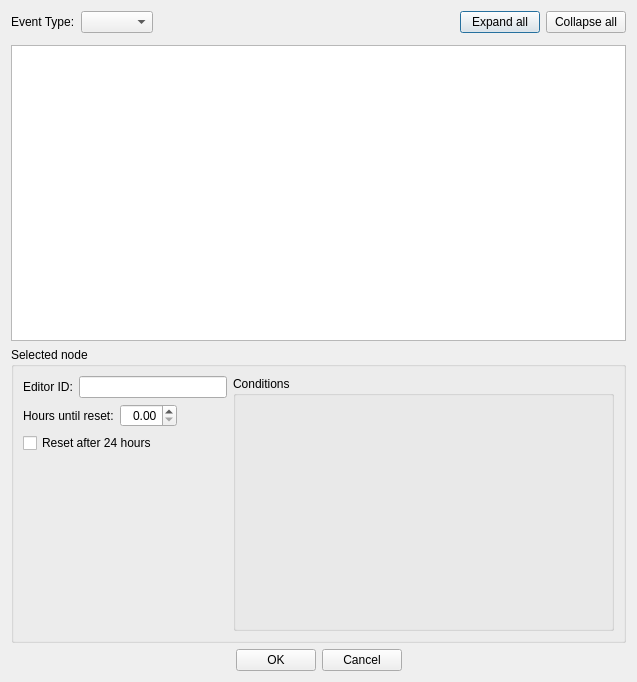
<?xml version="1.0" encoding="UTF-8"?>
<ui version="4.0">
 <class>FormDialogStoryManagerNodes</class>
 <widget class="QDialog" name="FormDialogStoryManagerNodes">
  <property name="geometry">
   <rect>
    <x>0</x>
    <y>0</y>
    <width>637</width>
    <height>682</height>
   </rect>
  </property>
  <property name="windowTitle">
   <string>Story Manager Event</string>
  </property>
  <layout class="QVBoxLayout" name="verticalLayout">
   <item>
    <layout class="QHBoxLayout" name="topLayout">
     <item>
      <layout class="QHBoxLayout" name="topFields">
       <item>
        <widget class="QLabel" name="label">
         <property name="text">
          <string>Event Type:</string>
         </property>
         <property name="buddy">
          <cstring>eventType</cstring>
         </property>
        </widget>
       </item>
       <item>
        <widget class="QComboBox" name="eventType"/>
       </item>
      </layout>
     </item>
     <item>
      <spacer name="horizontalSpacer">
       <property name="orientation">
        <enum>Qt::Horizontal</enum>
       </property>
       <property name="sizeHint" stdset="0">
        <size>
         <width>40</width>
         <height>20</height>
        </size>
       </property>
      </spacer>
     </item>
     <item>
      <widget class="QPushButton" name="treeExpandAll">
       <property name="text">
        <string>Expand all</string>
       </property>
      </widget>
     </item>
     <item>
      <widget class="QPushButton" name="treeCollapseAll">
       <property name="text">
        <string>Collapse all</string>
       </property>
      </widget>
     </item>
    </layout>
   </item>
   <item>
    <widget class="DKBreadcrumbBar" name="breadcrumbs"/>
   </item>
   <item>
    <widget class="QTreeView" name="tree"/>
   </item>
   <item>
    <widget class="QGroupBox" name="itemGroupbox">
     <property name="title">
      <string>Selected node</string>
     </property>
     <layout class="QHBoxLayout" name="horizontalLayout" stretch="1,3">
      <item>
       <layout class="QGridLayout" name="itemFieldsLayout">
        <item row="0" column="1">
         <widget class="QLineEdit" name="nodeEditorID">
          <property name="minimumSize">
           <size>
            <width>10</width>
            <height>0</height>
           </size>
          </property>
         </widget>
        </item>
        <item row="0" column="0">
         <widget class="QLabel" name="label_2">
          <property name="text">
           <string>Editor ID:</string>
          </property>
          <property name="buddy">
           <cstring>nodeEditorID</cstring>
          </property>
         </widget>
        </item>
        <item row="1" column="0" colspan="2">
         <widget class="QStackedWidget" name="itemFieldsTyped">
          <property name="currentIndex">
           <number>1</number>
          </property>
          <widget class="QWidget" name="nodeFields">
           <layout class="QGridLayout" name="gridLayout_2">
            <property name="leftMargin">
             <number>0</number>
            </property>
            <property name="topMargin">
             <number>0</number>
            </property>
            <property name="rightMargin">
             <number>0</number>
            </property>
            <property name="bottomMargin">
             <number>0</number>
            </property>
            <item row="4" column="0" colspan="2">
             <spacer name="verticalSpacer">
              <property name="orientation">
               <enum>Qt::Vertical</enum>
              </property>
              <property name="sizeHint" stdset="0">
               <size>
                <width>0</width>
                <height>0</height>
               </size>
              </property>
             </spacer>
            </item>
            <item row="0" column="0">
             <widget class="QRadioButton" name="nodeFlagRandom">
              <property name="text">
               <string>Random</string>
              </property>
             </widget>
            </item>
            <item row="0" column="1">
             <widget class="QRadioButton" name="nodeFlagStacked">
              <property name="text">
               <string>Stacked</string>
              </property>
             </widget>
            </item>
            <item row="0" column="2">
             <spacer name="horizontalSpacer_5">
              <property name="orientation">
               <enum>Qt::Horizontal</enum>
              </property>
              <property name="sizeHint" stdset="0">
               <size>
                <width>0</width>
                <height>0</height>
               </size>
              </property>
             </spacer>
            </item>
            <item row="2" column="0" colspan="3">
             <widget class="QCheckBox" name="nodeFlagWarnIfNoStart">
              <property name="text">
               <string>Warn if no child quest starts</string>
              </property>
             </widget>
            </item>
            <item row="3" column="0" colspan="3">
             <widget class="QWidget" name="nodeFieldsQuestList" native="true">
              <property name="minimumSize">
               <size>
                <width>0</width>
                <height>16</height>
               </size>
              </property>
              <layout class="QGridLayout" name="gridLayout_3">
               <property name="leftMargin">
                <number>0</number>
               </property>
               <property name="topMargin">
                <number>0</number>
               </property>
               <property name="rightMargin">
                <number>0</number>
               </property>
               <property name="bottomMargin">
                <number>0</number>
               </property>
               <item row="0" column="0">
                <widget class="QCheckBox" name="nodeFlagDoAll">
                 <property name="text">
                  <string>Do all before repeating</string>
                 </property>
                </widget>
               </item>
               <item row="1" column="0">
                <widget class="QCheckBox" name="nodeFlagShares">
                 <property name="text">
                  <string>Shares event</string>
                 </property>
                </widget>
               </item>
               <item row="2" column="0">
                <layout class="QGridLayout" name="gridLayout_4" columnstretch="0,1">
                 <item row="1" column="0">
                  <widget class="QCheckBox" name="nodeFlagMaxConcurrent">
                   <property name="text">
                    <string>Max concurrent quests:</string>
                   </property>
                  </widget>
                 </item>
                 <item row="0" column="0">
                  <widget class="QCheckBox" name="nodeFlagNumToRun">
                   <property name="text">
                    <string>Number of quests to run:</string>
                   </property>
                  </widget>
                 </item>
                 <item row="0" column="1" alignment="Qt::AlignLeft">
                  <widget class="QSpinBox" name="nodeNumToRun">
                   <property name="alignment">
                    <set>Qt::AlignRight|Qt::AlignTrailing|Qt::AlignVCenter</set>
                   </property>
                  </widget>
                 </item>
                 <item row="1" column="1" alignment="Qt::AlignLeft">
                  <widget class="QSpinBox" name="nodeMaxConcurrent">
                   <property name="alignment">
                    <set>Qt::AlignRight|Qt::AlignTrailing|Qt::AlignVCenter</set>
                   </property>
                   <property name="minimum">
                    <number>1</number>
                   </property>
                  </widget>
                 </item>
                </layout>
               </item>
              </layout>
             </widget>
            </item>
           </layout>
          </widget>
          <widget class="QWidget" name="questFields">
           <layout class="QGridLayout" name="gridLayout_5">
            <property name="leftMargin">
             <number>0</number>
            </property>
            <property name="topMargin">
             <number>0</number>
            </property>
            <property name="rightMargin">
             <number>0</number>
            </property>
            <property name="bottomMargin">
             <number>0</number>
            </property>
            <item row="0" column="0">
             <widget class="QLabel" name="label_3">
              <property name="text">
               <string>Hours until reset:</string>
              </property>
              <property name="buddy">
               <cstring>questFieldHoursUntilReset</cstring>
              </property>
             </widget>
            </item>
            <item row="0" column="1" alignment="Qt::AlignLeft">
             <widget class="QDoubleSpinBox" name="questFieldHoursUntilReset">
              <property name="alignment">
               <set>Qt::AlignRight|Qt::AlignTrailing|Qt::AlignVCenter</set>
              </property>
             </widget>
            </item>
            <item row="1" column="0" colspan="2">
             <widget class="QCheckBox" name="questFlagResetAfter24Hours">
              <property name="text">
               <string>Reset after 24 hours</string>
              </property>
             </widget>
            </item>
            <item row="2" column="0" colspan="2">
             <spacer name="verticalSpacer_2">
              <property name="orientation">
               <enum>Qt::Vertical</enum>
              </property>
              <property name="sizeHint" stdset="0">
               <size>
                <width>0</width>
                <height>0</height>
               </size>
              </property>
             </spacer>
            </item>
            <item row="0" column="2">
             <spacer name="horizontalSpacer_4">
              <property name="orientation">
               <enum>Qt::Horizontal</enum>
              </property>
              <property name="sizeHint" stdset="0">
               <size>
                <width>0</width>
                <height>0</height>
               </size>
              </property>
             </spacer>
            </item>
           </layout>
          </widget>
         </widget>
        </item>
       </layout>
      </item>
      <item>
       <widget class="QGroupBox" name="groupBox_2">
        <property name="sizePolicy">
         <sizepolicy hsizetype="MinimumExpanding" vsizetype="Preferred">
          <horstretch>0</horstretch>
          <verstretch>0</verstretch>
         </sizepolicy>
        </property>
        <property name="title">
         <string>Conditions</string>
        </property>
        <layout class="QGridLayout" name="gridLayout">
         <item row="0" column="0">
          <widget class="DKConditionList" name="nodeConditions"/>
         </item>
        </layout>
       </widget>
      </item>
     </layout>
    </widget>
   </item>
   <item>
    <layout class="QHBoxLayout" name="buttonsLayout">
     <item>
      <spacer name="horizontalSpacer_2">
       <property name="orientation">
        <enum>Qt::Horizontal</enum>
       </property>
       <property name="sizeHint" stdset="0">
        <size>
         <width>40</width>
         <height>20</height>
        </size>
       </property>
      </spacer>
     </item>
     <item>
      <widget class="QPushButton" name="buttonOK">
       <property name="text">
        <string>OK</string>
       </property>
      </widget>
     </item>
     <item>
      <widget class="QPushButton" name="buttonCancel">
       <property name="text">
        <string>Cancel</string>
       </property>
      </widget>
     </item>
     <item>
      <spacer name="horizontalSpacer_3">
       <property name="orientation">
        <enum>Qt::Horizontal</enum>
       </property>
       <property name="sizeHint" stdset="0">
        <size>
         <width>40</width>
         <height>20</height>
        </size>
       </property>
      </spacer>
     </item>
    </layout>
   </item>
  </layout>
 </widget>
 <customwidgets>
  <customwidget>
   <class>DKBreadcrumbBar</class>
   <extends>QWidget</extends>
   <header>widgets/DKBreadcrumbBar.h</header>
   <container>1</container>
  </customwidget>
  <customwidget>
   <class>DKConditionList</class>
   <extends>QWidget</extends>
   <header>widgets/DKConditionList.h</header>
  </customwidget>
 </customwidgets>
 <tabstops>
  <tabstop>eventType</tabstop>
  <tabstop>treeExpandAll</tabstop>
  <tabstop>treeCollapseAll</tabstop>
  <tabstop>breadcrumbs</tabstop>
  <tabstop>tree</tabstop>
  <tabstop>nodeEditorID</tabstop>
  <tabstop>nodeFlagRandom</tabstop>
  <tabstop>nodeFlagStacked</tabstop>
  <tabstop>nodeFlagWarnIfNoStart</tabstop>
  <tabstop>nodeFlagDoAll</tabstop>
  <tabstop>nodeFlagShares</tabstop>
  <tabstop>nodeFlagNumToRun</tabstop>
  <tabstop>nodeNumToRun</tabstop>
  <tabstop>nodeFlagMaxConcurrent</tabstop>
  <tabstop>nodeMaxConcurrent</tabstop>
  <tabstop>questFieldHoursUntilReset</tabstop>
  <tabstop>questFlagResetAfter24Hours</tabstop>
  <tabstop>nodeConditions</tabstop>
  <tabstop>buttonOK</tabstop>
  <tabstop>buttonCancel</tabstop>
 </tabstops>
 <resources/>
 <connections/>
</ui>
